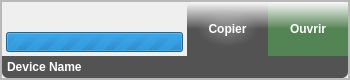
<?xml version="1.0" encoding="UTF-8"?>
<ui version="4.0">
 <class>DeviceView</class>
 <widget class="QWidget" name="DeviceView">
  <property name="geometry">
   <rect>
    <x>0</x>
    <y>0</y>
    <width>350</width>
    <height>80</height>
   </rect>
  </property>
  <property name="sizePolicy">
   <sizepolicy hsizetype="Preferred" vsizetype="Preferred">
    <horstretch>0</horstretch>
    <verstretch>0</verstretch>
   </sizepolicy>
  </property>
  <property name="minimumSize">
   <size>
    <width>180</width>
    <height>80</height>
   </size>
  </property>
  <property name="maximumSize">
   <size>
    <width>350</width>
    <height>80</height>
   </size>
  </property>
  <property name="acceptDrops">
   <bool>true</bool>
  </property>
  <property name="windowTitle">
   <string>Form</string>
  </property>
  <property name="autoFillBackground">
   <bool>false</bool>
  </property>
  <layout class="QVBoxLayout" name="verticalLayout">
   <property name="spacing">
    <number>0</number>
   </property>
   <property name="leftMargin">
    <number>0</number>
   </property>
   <property name="topMargin">
    <number>0</number>
   </property>
   <property name="rightMargin">
    <number>0</number>
   </property>
   <property name="bottomMargin">
    <number>0</number>
   </property>
   <item>
    <widget class="QFrame" name="backgroundContainer">
     <property name="frameShape">
      <enum>QFrame::StyledPanel</enum>
     </property>
     <property name="frameShadow">
      <enum>QFrame::Raised</enum>
     </property>
     <layout class="QVBoxLayout" name="verticalLayout_3">
      <property name="spacing">
       <number>0</number>
      </property>
      <property name="leftMargin">
       <number>0</number>
      </property>
      <property name="topMargin">
       <number>0</number>
      </property>
      <property name="rightMargin">
       <number>0</number>
      </property>
      <property name="bottomMargin">
       <number>0</number>
      </property>
      <item>
       <widget class="QFrame" name="borderContainer">
        <property name="frameShape">
         <enum>QFrame::StyledPanel</enum>
        </property>
        <property name="frameShadow">
         <enum>QFrame::Raised</enum>
        </property>
        <layout class="QVBoxLayout" name="verticalLayout_2">
         <property name="spacing">
          <number>0</number>
         </property>
         <property name="leftMargin">
          <number>0</number>
         </property>
         <property name="topMargin">
          <number>0</number>
         </property>
         <property name="rightMargin">
          <number>0</number>
         </property>
         <property name="bottomMargin">
          <number>0</number>
         </property>
         <item>
          <layout class="QHBoxLayout" name="horizontalLayout_2">
           <property name="spacing">
            <number>0</number>
           </property>
           <item>
            <widget class="QWidget" name="transfertWidget" native="true">
             <layout class="QVBoxLayout" name="verticalLayout_4">
              <property name="spacing">
               <number>6</number>
              </property>
              <property name="leftMargin">
               <number>4</number>
              </property>
              <property name="topMargin">
               <number>4</number>
              </property>
              <property name="rightMargin">
               <number>4</number>
              </property>
              <property name="bottomMargin">
               <number>4</number>
              </property>
              <item>
               <layout class="QHBoxLayout" name="horizontalLayout_5">
                <item>
                 <spacer name="horizontalSpacer_10">
                  <property name="orientation">
                   <enum>Qt::Horizontal</enum>
                  </property>
                  <property name="sizeType">
                   <enum>QSizePolicy::Preferred</enum>
                  </property>
                  <property name="sizeHint" stdset="0">
                   <size>
                    <width>40</width>
                    <height>20</height>
                   </size>
                  </property>
                 </spacer>
                </item>
                <item>
                 <spacer name="horizontalSpacer_9">
                  <property name="orientation">
                   <enum>Qt::Horizontal</enum>
                  </property>
                  <property name="sizeType">
                   <enum>QSizePolicy::Preferred</enum>
                  </property>
                  <property name="sizeHint" stdset="0">
                   <size>
                    <width>40</width>
                    <height>20</height>
                   </size>
                  </property>
                 </spacer>
                </item>
                <item>
                 <spacer name="horizontalSpacer_8">
                  <property name="orientation">
                   <enum>Qt::Horizontal</enum>
                  </property>
                  <property name="sizeType">
                   <enum>QSizePolicy::Preferred</enum>
                  </property>
                  <property name="sizeHint" stdset="0">
                   <size>
                    <width>40</width>
                    <height>20</height>
                   </size>
                  </property>
                 </spacer>
                </item>
                <item>
                 <spacer name="horizontalSpacer_7">
                  <property name="orientation">
                   <enum>Qt::Horizontal</enum>
                  </property>
                  <property name="sizeType">
                   <enum>QSizePolicy::Preferred</enum>
                  </property>
                  <property name="sizeHint" stdset="0">
                   <size>
                    <width>40</width>
                    <height>20</height>
                   </size>
                  </property>
                 </spacer>
                </item>
                <item>
                 <widget class="QPushButton" name="cancelButton">
                  <property name="sizePolicy">
                   <sizepolicy hsizetype="Fixed" vsizetype="Fixed">
                    <horstretch>0</horstretch>
                    <verstretch>0</verstretch>
                   </sizepolicy>
                  </property>
                  <property name="minimumSize">
                   <size>
                    <width>17</width>
                    <height>17</height>
                   </size>
                  </property>
                  <property name="maximumSize">
                   <size>
                    <width>17</width>
                    <height>17</height>
                   </size>
                  </property>
                  <property name="toolTip">
                   <string>Annuler le transfert</string>
                  </property>
                  <property name="layoutDirection">
                   <enum>Qt::RightToLeft</enum>
                  </property>
                  <property name="styleSheet">
                   <string notr="true">QPushButton#cancelButton
{
	background: url(:/images/icons/cross_gray.png) no-repeat right top;
}

QPushButton#cancelButton:hover
{
	background: url(:/images/icons/cross_red.png) no-repeat right top;
}

QPushButton:flat {
     border: none; /* no border for a flat push button */
 }</string>
                  </property>
                  <property name="text">
                   <string/>
                  </property>
                  <property name="flat">
                   <bool>true</bool>
                  </property>
                 </widget>
                </item>
               </layout>
              </item>
              <item>
               <spacer name="verticalSpacer">
                <property name="orientation">
                 <enum>Qt::Vertical</enum>
                </property>
                <property name="sizeHint" stdset="0">
                 <size>
                  <width>20</width>
                  <height>40</height>
                 </size>
                </property>
               </spacer>
              </item>
              <item>
               <widget class="QProgressBar" name="progressBar">
                <property name="sizePolicy">
                 <sizepolicy hsizetype="Preferred" vsizetype="Preferred">
                  <horstretch>0</horstretch>
                  <verstretch>0</verstretch>
                 </sizepolicy>
                </property>
                <property name="minimumSize">
                 <size>
                  <width>0</width>
                  <height>20</height>
                 </size>
                </property>
                <property name="maximumSize">
                 <size>
                  <width>16777215</width>
                  <height>20</height>
                 </size>
                </property>
                <property name="styleSheet">
                 <string notr="true"/>
                </property>
                <property name="minimum">
                 <number>0</number>
                </property>
                <property name="maximum">
                 <number>0</number>
                </property>
                <property name="value">
                 <number>-1</number>
                </property>
                <property name="alignment">
                 <set>Qt::AlignCenter</set>
                </property>
                <property name="invertedAppearance">
                 <bool>false</bool>
                </property>
                <property name="format">
                 <string>Transfert - %p%</string>
                </property>
               </widget>
              </item>
             </layout>
            </widget>
           </item>
           <item>
            <widget class="QWidget" name="leftPanel" native="true">
             <property name="enabled">
              <bool>true</bool>
             </property>
             <property name="styleSheet">
              <string notr="true">#leftPanel
{
	background-color: qlineargradient(spread:pad, x1:0, y1:0, x2:0, y2:1, stop:0 rgba(255, 255, 255,65%), stop:0.5 rgba(0, 0, 0, 65%));
	opacity: 0.5;
	border-top-left-radius: 6px;
}</string>
             </property>
             <layout class="QHBoxLayout" name="horizontalLayout_4">
              <item>
               <spacer name="horizontalSpacer_3">
                <property name="orientation">
                 <enum>Qt::Horizontal</enum>
                </property>
                <property name="sizeType">
                 <enum>QSizePolicy::Preferred</enum>
                </property>
                <property name="sizeHint" stdset="0">
                 <size>
                  <width>1</width>
                  <height>20</height>
                 </size>
                </property>
               </spacer>
              </item>
              <item>
               <widget class="QLabel" name="leftLabel">
                <property name="font">
                 <font>
                  <weight>75</weight>
                  <bold>true</bold>
                 </font>
                </property>
                <property name="styleSheet">
                 <string notr="true">font-weight: bold;
color: white;
background-color: qradialgradient(spread:pad, cx:0.5, cy:0.5, radius:0.5, fx:0.5, fy:0.5, stop:0 rgba(255, 255, 255, 25%), stop:1 rgba(255, 255, 255, 0%));</string>
                </property>
                <property name="text">
                 <string>Copier</string>
                </property>
                <property name="alignment">
                 <set>Qt::AlignCenter</set>
                </property>
               </widget>
              </item>
              <item>
               <spacer name="horizontalSpacer_4">
                <property name="orientation">
                 <enum>Qt::Horizontal</enum>
                </property>
                <property name="sizeType">
                 <enum>QSizePolicy::Preferred</enum>
                </property>
                <property name="sizeHint" stdset="0">
                 <size>
                  <width>1</width>
                  <height>20</height>
                 </size>
                </property>
               </spacer>
              </item>
             </layout>
            </widget>
           </item>
           <item>
            <widget class="QWidget" name="rightPanel" native="true">
             <property name="sizePolicy">
              <sizepolicy hsizetype="Preferred" vsizetype="Expanding">
               <horstretch>0</horstretch>
               <verstretch>0</verstretch>
              </sizepolicy>
             </property>
             <property name="styleSheet">
              <string notr="true">#rightPanel
{
	background-color: qlineargradient(spread:pad, x1:0, y1:0, x2:0, y2:1, stop:0 rgba(255, 255, 255, 65%), stop:0.5 rgba(0, 75, 0, 65%));
	opacity: 0.5;
	border-top-right-radius: 6px;
}</string>
             </property>
             <layout class="QHBoxLayout" name="horizontalLayout_3">
              <item>
               <spacer name="horizontalSpacer_5">
                <property name="orientation">
                 <enum>Qt::Horizontal</enum>
                </property>
                <property name="sizeType">
                 <enum>QSizePolicy::Preferred</enum>
                </property>
                <property name="sizeHint" stdset="0">
                 <size>
                  <width>0</width>
                  <height>20</height>
                 </size>
                </property>
               </spacer>
              </item>
              <item>
               <widget class="QLabel" name="rightLabel">
                <property name="styleSheet">
                 <string notr="true">font-weight: bold;
color: white;</string>
                </property>
                <property name="text">
                 <string>Ouvrir</string>
                </property>
                <property name="alignment">
                 <set>Qt::AlignCenter</set>
                </property>
               </widget>
              </item>
              <item>
               <spacer name="horizontalSpacer_6">
                <property name="orientation">
                 <enum>Qt::Horizontal</enum>
                </property>
                <property name="sizeType">
                 <enum>QSizePolicy::Preferred</enum>
                </property>
                <property name="sizeHint" stdset="0">
                 <size>
                  <width>0</width>
                  <height>20</height>
                 </size>
                </property>
               </spacer>
              </item>
             </layout>
            </widget>
           </item>
           <item>
            <spacer name="verticalSpacer_2">
             <property name="orientation">
              <enum>Qt::Vertical</enum>
             </property>
             <property name="sizeHint" stdset="0">
              <size>
               <width>0</width>
               <height>40</height>
              </size>
             </property>
            </spacer>
           </item>
          </layout>
         </item>
         <item>
          <widget class="QFrame" name="bottomFrame">
           <property name="minimumSize">
            <size>
             <width>0</width>
             <height>22</height>
            </size>
           </property>
           <property name="styleSheet">
            <string notr="true">#bottomFrame
{
	background-color: rgba(0, 0, 0, 65%);
	opacity: 0.5;
	border-bottom-right-radius: 6px;
	border-bottom-left-radius: 6px;
}</string>
           </property>
           <property name="frameShape">
            <enum>QFrame::StyledPanel</enum>
           </property>
           <property name="frameShadow">
            <enum>QFrame::Raised</enum>
           </property>
           <layout class="QHBoxLayout" name="horizontalLayout">
            <property name="leftMargin">
             <number>0</number>
            </property>
            <property name="topMargin">
             <number>0</number>
            </property>
            <property name="rightMargin">
             <number>0</number>
            </property>
            <property name="bottomMargin">
             <number>0</number>
            </property>
            <item>
             <spacer name="horizontalSpacer">
              <property name="orientation">
               <enum>Qt::Horizontal</enum>
              </property>
              <property name="sizeType">
               <enum>QSizePolicy::Fixed</enum>
              </property>
              <property name="sizeHint" stdset="0">
               <size>
                <width>5</width>
                <height>20</height>
               </size>
              </property>
             </spacer>
            </item>
            <item>
             <widget class="QLabel" name="deviceName">
              <property name="sizePolicy">
               <sizepolicy hsizetype="Preferred" vsizetype="Preferred">
                <horstretch>0</horstretch>
                <verstretch>0</verstretch>
               </sizepolicy>
              </property>
              <property name="font">
               <font>
                <weight>75</weight>
                <bold>true</bold>
               </font>
              </property>
              <property name="styleSheet">
               <string notr="true">#deviceName
{
	color: white;
}</string>
              </property>
              <property name="text">
               <string>Device Name</string>
              </property>
              <property name="alignment">
               <set>Qt::AlignLeading|Qt::AlignLeft|Qt::AlignVCenter</set>
              </property>
             </widget>
            </item>
            <item>
             <widget class="QPushButton" name="widgetButton">
              <property name="minimumSize">
               <size>
                <width>17</width>
                <height>20</height>
               </size>
              </property>
              <property name="maximumSize">
               <size>
                <width>17</width>
                <height>20</height>
               </size>
              </property>
              <property name="styleSheet">
               <string notr="true">QPushButton#widgetButton
{
	background: url(:/images/icons/arrow-out.png) no-repeat right bottom;
}</string>
              </property>
              <property name="text">
               <string/>
              </property>
              <property name="flat">
               <bool>true</bool>
              </property>
             </widget>
            </item>
            <item>
             <spacer name="horizontalSpacer_2">
              <property name="orientation">
               <enum>Qt::Horizontal</enum>
              </property>
              <property name="sizeType">
               <enum>QSizePolicy::Fixed</enum>
              </property>
              <property name="sizeHint" stdset="0">
               <size>
                <width>5</width>
                <height>20</height>
               </size>
              </property>
             </spacer>
            </item>
           </layout>
          </widget>
         </item>
        </layout>
       </widget>
      </item>
     </layout>
    </widget>
   </item>
  </layout>
 </widget>
 <resources/>
 <connections/>
</ui>
